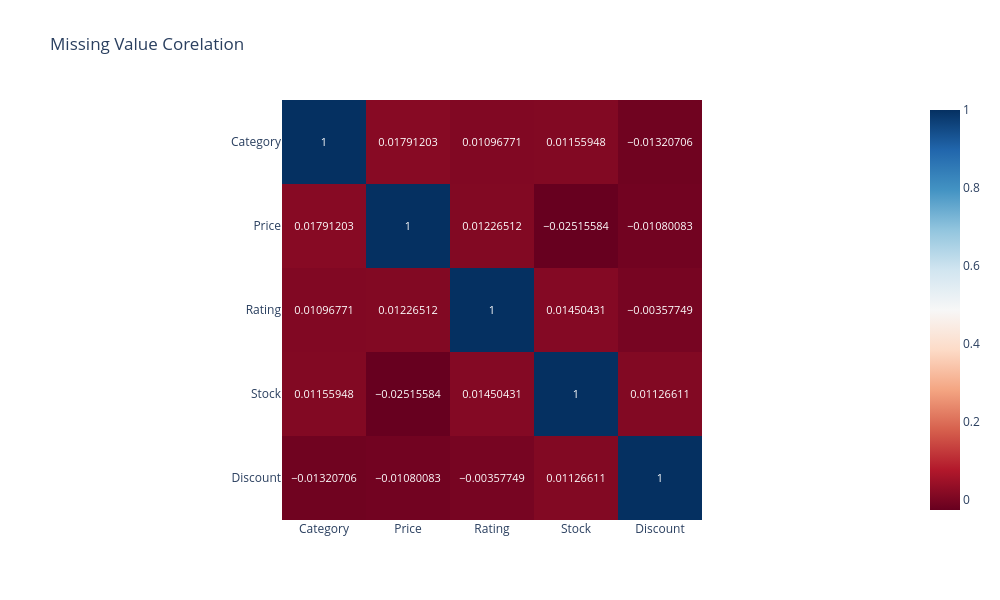

The cell this chart's notebook holds for it:
### Code cell
missing_corr=df.isnull().corr()
fig=px.imshow(
    missing_corr,
    text_auto=True,
    color_continuous_scale="RdBu",
    title="Missing Value Corelation")
fig.update_layout(
    width=1000,
    height=600)
fig.show()

### Figure 1 — Plotly figure (JSON) as saved in the notebook; plotly's stock layout.template omitted (floating-point values rounded to 4 significant figures)
{"data": [{"coloraxis": "coloraxis", "hovertemplate": "x: %{x}<br>y: %{y}<br>color: %{z}<extra></extra>", "name": "0", "texttemplate": "%{z}", "type": "heatmap", "x": ["Category", "Price", "Rating", "Stock", "Discount"], "xaxis": "x", "y": ["Category", "Price", "Rating", "Stock", "Discount"], "yaxis": "y", "z": [[1.0, 0.01791, 0.01097, 0.01156, -0.01321], [0.01791, 1.0, 0.01227, -0.02516, -0.0108], [0.01097, 0.01227, 1.0, 0.0145, -0.003577], [0.01156, -0.02516, 0.0145, 1.0, 0.01127], [-0.01321, -0.0108, -0.003577, 0.01127, 1.0]]}], "layout": {"coloraxis": {"colorscale": [[0, "rgb(103,0,31)"], [0.1, "rgb(178,24,43)"], [0.2, "rgb(214,96,77)"], [0.3, "rgb(244,165,130)"], [0.4, "rgb(253,219,199)"], [0.5, "rgb(247,247,247)"], [0.6, "rgb(209,229,240)"], [0.7, "rgb(146,197,222)"], [0.8, "rgb(67,147,195)"], [0.9, "rgb(33,102,172)"], [1, "rgb(5,48,97)"]]}, "height": 600, "title": {"text": "Missing Value Corelation"}, "width": 1000, "xaxis": {"anchor": "y", "constrain": "domain", "domain": [0, 1], "scaleanchor": "y"}, "yaxis": {"anchor": "x", "autorange": "reversed", "constrain": "domain", "domain": [0, 1]}}}
